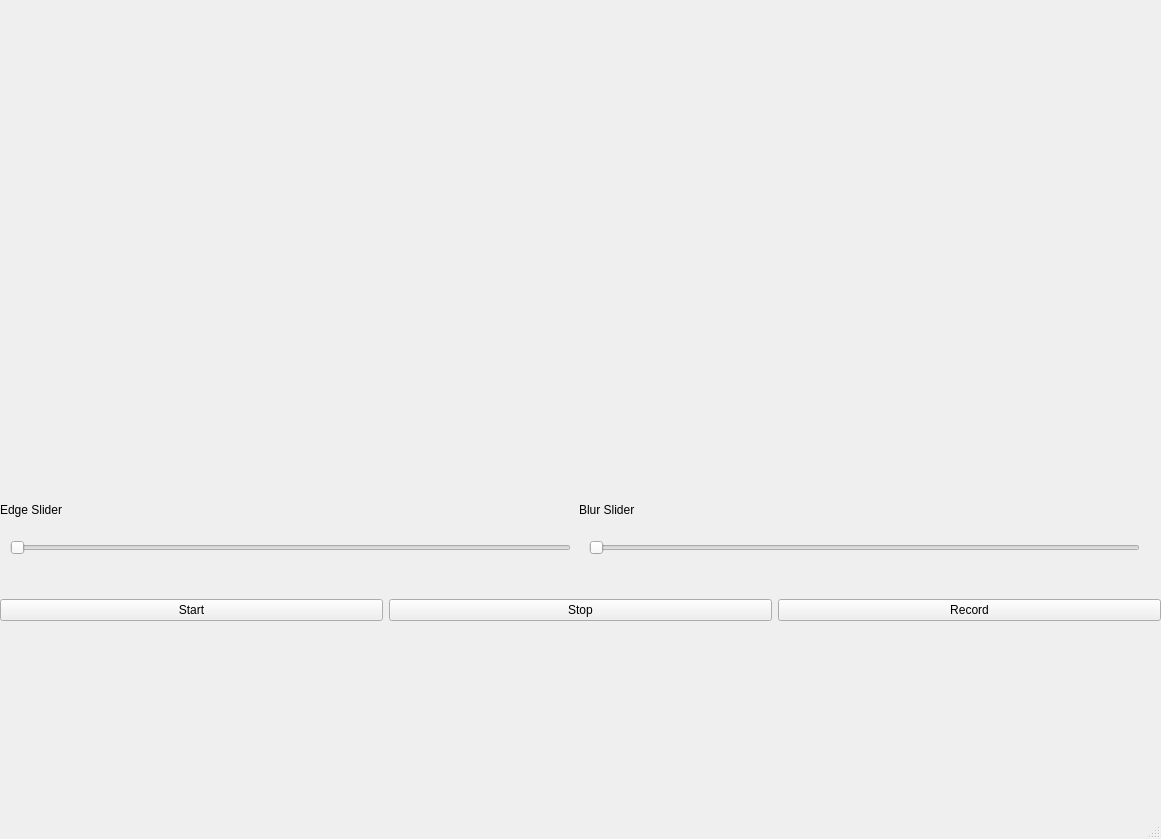
<?xml version="1.0" encoding="UTF-8"?>
<ui version="4.0">
 <class>MainWindow</class>
 <widget class="QMainWindow" name="MainWindow">
  <property name="geometry">
   <rect>
    <x>0</x>
    <y>0</y>
    <width>1161</width>
    <height>839</height>
   </rect>
  </property>
  <property name="windowTitle">
   <string>MainWindow</string>
  </property>
  <widget class="QWidget" name="centralwidget">
   <widget class="QLabel" name="video">
    <property name="geometry">
     <rect>
      <x>10</x>
      <y>0</y>
      <width>1141</width>
      <height>491</height>
     </rect>
    </property>
    <property name="text">
     <string/>
    </property>
   </widget>
   <widget class="QWidget" name="horizontalLayoutWidget">
    <property name="geometry">
     <rect>
      <x>0</x>
      <y>590</y>
      <width>1161</width>
      <height>41</height>
     </rect>
    </property>
    <layout class="QHBoxLayout" name="horizontalLayout">
     <item>
      <widget class="QPushButton" name="start_button">
       <property name="text">
        <string>Start</string>
       </property>
      </widget>
     </item>
     <item>
      <widget class="QPushButton" name="stop_button">
       <property name="text">
        <string>Stop</string>
       </property>
      </widget>
     </item>
     <item>
      <widget class="QPushButton" name="record_button">
       <property name="text">
        <string>Record</string>
       </property>
      </widget>
     </item>
    </layout>
   </widget>
   <widget class="QWidget" name="horizontalLayoutWidget_2">
    <property name="geometry">
     <rect>
      <x>0</x>
      <y>500</y>
      <width>1151</width>
      <height>80</height>
     </rect>
    </property>
    <layout class="QHBoxLayout" name="horizontalLayout_2">
     <item>
      <widget class="QWidget" name="widget" native="true">
       <widget class="QLabel" name="edge_slider">
        <property name="geometry">
         <rect>
          <x>0</x>
          <y>0</y>
          <width>81</width>
          <height>19</height>
         </rect>
        </property>
        <property name="text">
         <string>Edge Slider</string>
        </property>
       </widget>
       <widget class="QSlider" name="edge_slider_object">
        <property name="geometry">
         <rect>
          <x>10</x>
          <y>40</y>
          <width>561</width>
          <height>16</height>
         </rect>
        </property>
        <property name="orientation">
         <enum>Qt::Horizontal</enum>
        </property>
       </widget>
      </widget>
     </item>
     <item>
      <widget class="QWidget" name="widget_2" native="true">
       <widget class="QLabel" name="blur_slider">
        <property name="geometry">
         <rect>
          <x>0</x>
          <y>0</y>
          <width>81</width>
          <height>19</height>
         </rect>
        </property>
        <property name="text">
         <string>Blur Slider</string>
        </property>
       </widget>
       <widget class="QSlider" name="blur_slider_object">
        <property name="geometry">
         <rect>
          <x>10</x>
          <y>40</y>
          <width>551</width>
          <height>16</height>
         </rect>
        </property>
        <property name="orientation">
         <enum>Qt::Horizontal</enum>
        </property>
       </widget>
      </widget>
     </item>
    </layout>
   </widget>
  </widget>
  <widget class="QMenuBar" name="menubar">
   <property name="geometry">
    <rect>
     <x>0</x>
     <y>0</y>
     <width>1161</width>
     <height>24</height>
    </rect>
   </property>
  </widget>
  <widget class="QStatusBar" name="statusbar"/>
 </widget>
 <resources/>
 <connections/>
</ui>
